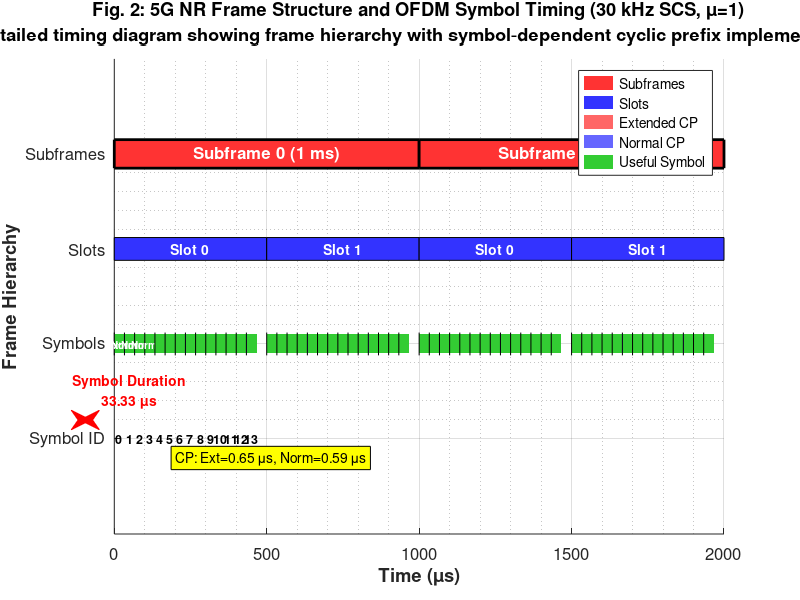
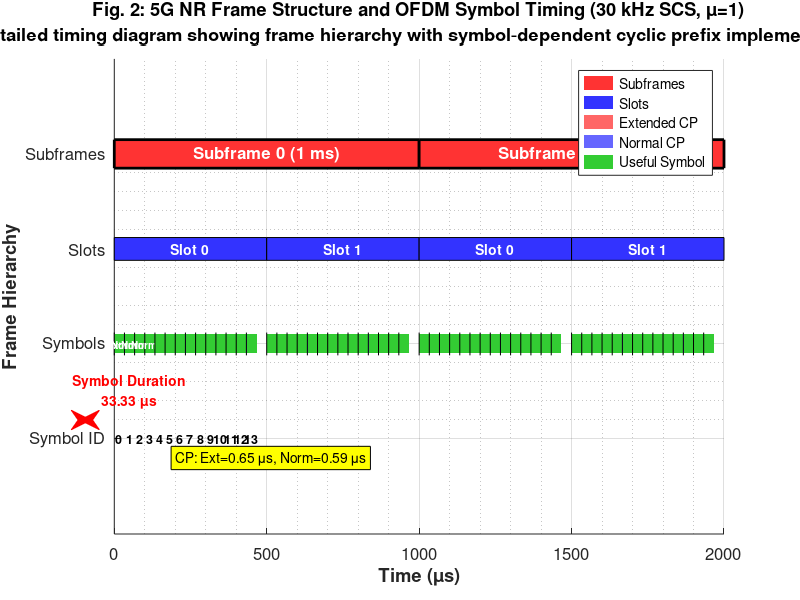

Write the MATLAB code that produced these figures, in order.
% Figure 2: 5G NR Frame Structure and OFDM Symbol Timing
function generateFigure2()
    % 5G NR parameters for 30 kHz SCS (μ=1)
    mu = 1;                    % Numerology
    scs = 30e3;               % Subcarrier spacing (Hz)
    symbols_per_slot = 14;    % Normal CP
    slots_per_subframe = 2^mu; % 2 slots for μ=1
    
    % Calculate timing parameters
    symbol_duration_us = 1e6 / scs;  % 33.33 μs
    slot_duration_us = symbol_duration_us * symbols_per_slot;
    
    % CP parameters for 30.72 MSPS
    cp_extended_us = 0.65;    % Extended CP duration
    cp_normal_us = 0.59;      % Normal CP duration
    
    % Create figure
    figure('Position', [100, 100, 1400, 800]);
    
    % Time axis for 2 subframes
    time_span_us = 2000;  % 2 ms
    
    % Define hierarchy levels and colors
    y_levels = [4, 3, 2, 1];  % Top to bottom
    colors = struct('subframe', [1, 0.2, 0.2], ...
                   'slot', [0.2, 0.2, 1], ...
                   'cp_extended', [1, 0.4, 0.4], ...
                   'cp_normal', [0.4, 0.4, 1], ...
                   'useful', [0.2, 0.8, 0.2]);
    
    % Draw subframe level
    for sf = 0:1
        x_start = sf * 1000;
        rectangle('Position', [x_start, y_levels(1)-0.15, 1000, 0.3], ...
                  'FaceColor', colors.subframe, 'EdgeColor', 'black', ...
                  'LineWidth', 2);
        text(x_start + 500, y_levels(1), sprintf('Subframe %d (1 ms)', sf), ...
             'HorizontalAlignment', 'center', 'FontWeight', 'bold', ...
             'FontSize', 12, 'Color', 'white');
        hold on;
    end
    
    % Draw slot level
    for sf = 0:1
        for slot = 0:(slots_per_subframe-1)
            x_start = sf * 1000 + slot * 500;
            rectangle('Position', [x_start, y_levels(2)-0.12, 500, 0.24], ...
                      'FaceColor', colors.slot, 'EdgeColor', 'black');
            text(x_start + 250, y_levels(2), sprintf('Slot %d', slot), ...
                 'HorizontalAlignment', 'center', 'FontWeight', 'bold', ...
                 'FontSize', 10, 'Color', 'white');
        end
    end
    
    % Draw symbol level with detailed CP visualization
    symbol_count = 0;
    for sf = 0:1
        for slot = 0:(slots_per_subframe-1)
            for sym = 0:(symbols_per_slot-1)
                x_start = sf * 1000 + slot * 500 + sym * symbol_duration_us;
                
                % Determine CP type and color
                if sym == 0 && slot == 0  % First symbol of subframe
                    cp_color = colors.cp_extended;
                    cp_duration = cp_extended_us;
                    cp_label = 'Ext';
                else
                    cp_color = colors.cp_normal;
                    cp_duration = cp_normal_us;
                    cp_label = 'Norm';
                end
                
                % Draw CP portion
                rectangle('Position', [x_start, y_levels(3)-0.1, cp_duration, 0.2], ...
                          'FaceColor', cp_color, 'EdgeColor', 'none');
                
                % Draw useful symbol portion
                useful_duration = symbol_duration_us - cp_duration;
                rectangle('Position', [x_start + cp_duration, y_levels(3)-0.1, ...
                          useful_duration, 0.2], ...
                          'FaceColor', colors.useful, 'EdgeColor', 'none');
                
                % Add symbol boundary
                line([x_start, x_start], [y_levels(3)-0.12, y_levels(3)+0.12], ...
                     'Color', 'black', 'LineWidth', 0.5);
                
                % Label symbols in first slot
                if sf == 0 && slot == 0
                    text(x_start + symbol_duration_us/2, y_levels(4), num2str(sym), ...
                         'HorizontalAlignment', 'center', 'FontSize', 9, ...
                         'FontWeight', 'bold');
                    
                    % Add CP label for first few symbols
                    if sym < 4
                        text(x_start + cp_duration/2, y_levels(3), cp_label, ...
                             'HorizontalAlignment', 'center', 'FontSize', 7, ...
                             'Color', 'white', 'FontWeight', 'bold');
                    end
                end
                
                symbol_count = symbol_count + 1;
            end
        end
    end
    
    % Add timing annotations
    % Symbol duration arrow
    arrow_y = 0.3;
    annotation('doublearrow', [0.1, 0.1 + 33.33/2000*0.8], [arrow_y, arrow_y], ...
               'Color', 'red', 'LineWidth', 2);
    text(50, arrow_y*5, sprintf('Symbol Duration\n%.2f μs', symbol_duration_us), ...
         'FontSize', 10, 'FontWeight', 'bold', 'Color', 'red', ...
         'HorizontalAlignment', 'center');
    
    % CP duration annotations
    text(200, 0.8, sprintf('CP: Ext=%.2f μs, Norm=%.2f μs', ...
         cp_extended_us, cp_normal_us), 'FontSize', 10, ...
         'BackgroundColor', 'yellow', 'EdgeColor', 'black');
    
    % Formatting
    xlim([0, time_span_us]);
    ylim([0, 5]);
    xlabel('Time (μs)', 'FontSize', 14, 'FontWeight', 'bold');
    ylabel('Frame Hierarchy', 'FontSize', 14, 'FontWeight', 'bold');
    title({'Fig. 2: 5G NR Frame Structure and OFDM Symbol Timing (30 kHz SCS, μ=1)', ...
           'Detailed timing diagram showing frame hierarchy with symbol-dependent cyclic prefix implementation'}, ...
          'FontSize', 12, 'FontWeight', 'bold');
    
    % Custom y-axis labels
    set(gca, 'YTick', y_levels, 'YTickLabel', {'Subframes', 'Slots', 'Symbols', 'Symbol ID'}, ...
         'FontSize', 12);
    
    % Add legend
    legend_handles = [
        rectangle('Position', [NaN, NaN, 0, 0], 'FaceColor', colors.subframe, 'EdgeColor', 'none');
        rectangle('Position', [NaN, NaN, 0, 0], 'FaceColor', colors.slot, 'EdgeColor', 'none');
        rectangle('Position', [NaN, NaN, 0, 0], 'FaceColor', colors.cp_extended, 'EdgeColor', 'none');
        rectangle('Position', [NaN, NaN, 0, 0], 'FaceColor', colors.cp_normal, 'EdgeColor', 'none');
        rectangle('Position', [NaN, NaN, 0, 0], 'FaceColor', colors.useful, 'EdgeColor', 'none');
    ];
    legend(legend_handles, {'Subframes', 'Slots', 'Extended CP', 'Normal CP', 'Useful Symbol'}, ...
           'Location', 'northeast', 'FontSize', 10);
    
    % Add grid
    grid on; grid minor;
    
    % Save figure
    saveas(gcf, 'Figure2_5G_Frame_Structure.png', 'png');
    saveas(gcf, 'Figure2_5G_Frame_Structure.fig', 'fig');
    
    % Print timing information
    fprintf('=== 5G NR Timing Parameters ===\n');
    fprintf('Numerology (μ): %d\n', mu);
    fprintf('Subcarrier Spacing: %d kHz\n', scs/1000);
    fprintf('Symbol Duration: %.2f μs\n', symbol_duration_us);
    fprintf('Slot Duration: %.2f μs\n', slot_duration_us);
    fprintf('Extended CP: %.2f μs\n', cp_extended_us);
    fprintf('Normal CP: %.2f μs\n', cp_normal_us);
end
